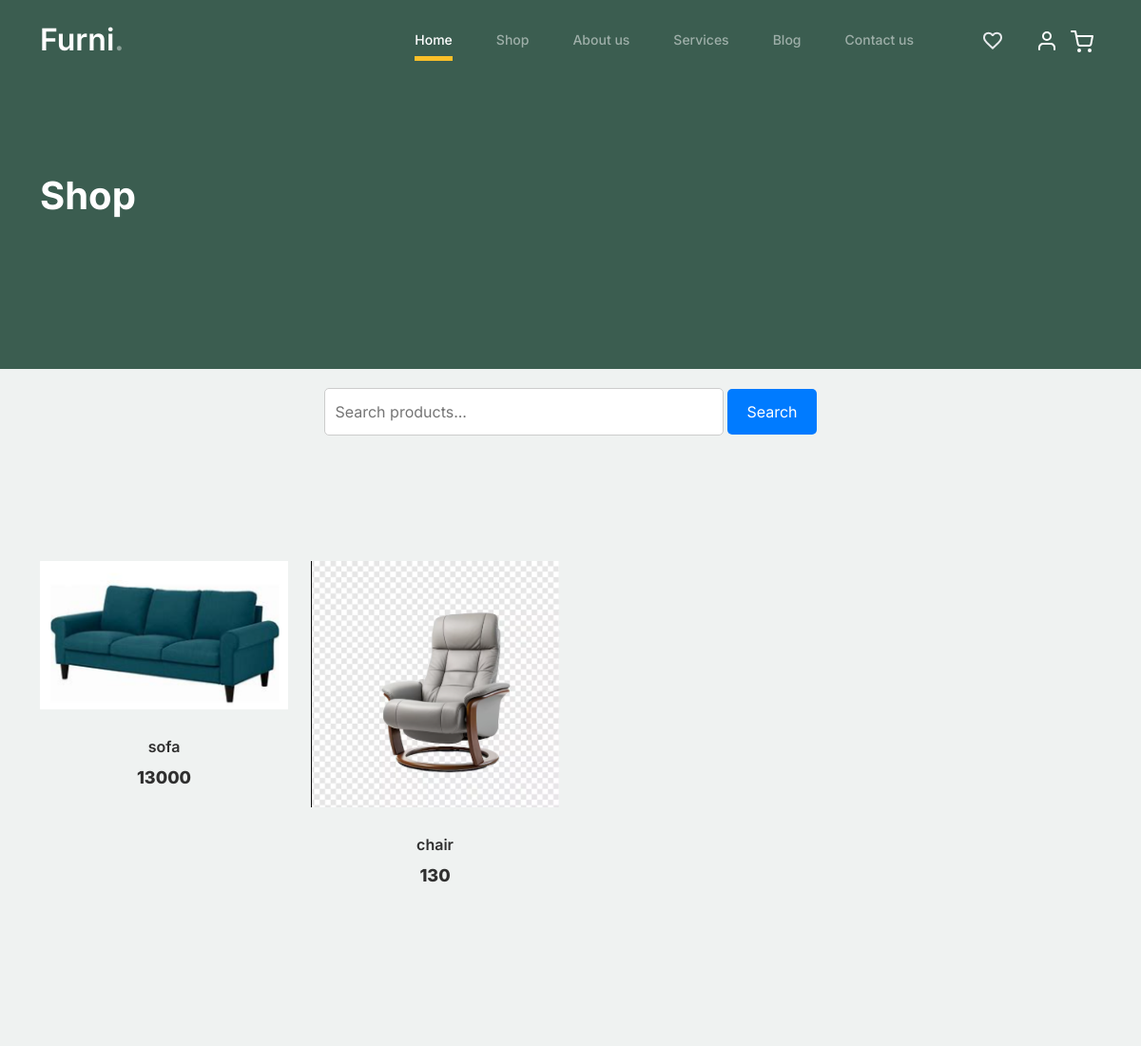
The page /shop (upper part) on the database as committed earlier.
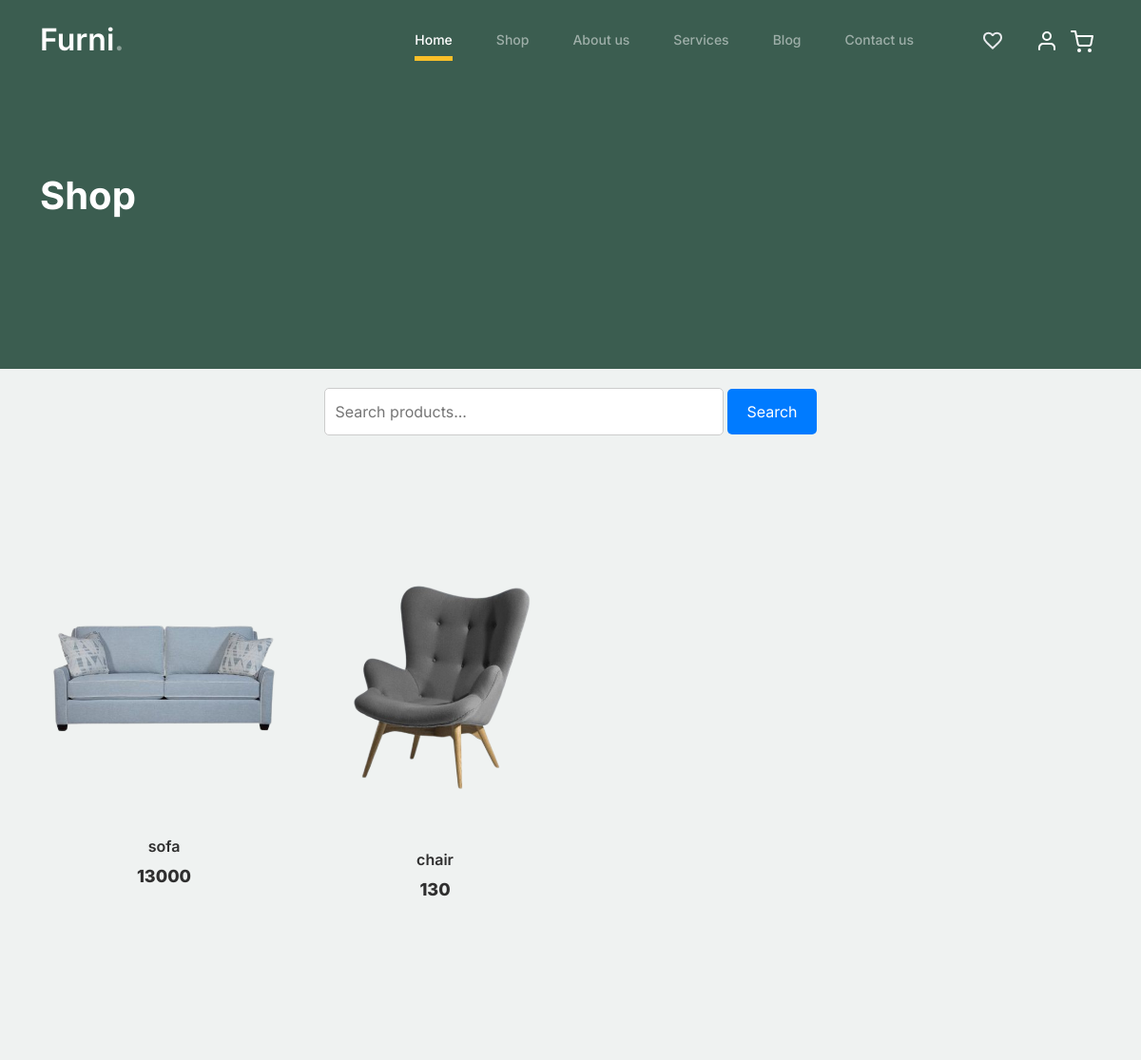
The same page on the database as committed later.
### ekart/models.py (models this page shows, shortened)
class products(models.Model):
    name = models.CharField(max_length=255)
    image = models.ImageField(upload_to='products')
    price = models.IntegerField()
    category = models.CharField(max_length=255)
    desc = models.TextField()
    specification = models.TextField()

### ekart/views.py (the view)
# urls.py: path('shop', views.shop, name='shop'),
def shop(request):
    product_list = products.objects.all()
    return render(request, 'shop.html', {"product": product_list})

### template/shop.html (shortened to what this page needs)
{% extends "base.html" %}
{% load static %}
{% block mainblock %}
		<div class="hero">
			<div class="container">
				<div class="row justify-content-between">
					<div class="col-lg-5">
						<div class="intro-excerpt">
							<h1>Shop</h1>
						</div>
					</div>
					<div class="col-lg-7">
					</div>
				</div>
			</div>
		</div>
		<div style="text-align: center; margin: 20px 0;">
			<form method="POST" action="/search-product" style="display: inline-block; width: 50%;">
				<input type="text" required name="search-bar" id="searchBar" placeholder="Search products..." style="width: 70%; padding: 10px; font-size: 16px; border: 1px solid #ccc; border-radius: 5px;">
				<button type="submit" style="padding: 10px 20px; font-size: 16px; background-color: #007bff; color: white; border: none; border-radius: 5px; cursor: pointer;">Search</button>
			</form>
		</div>
	<div class="untree_co-section product-section before-footer-section">
		<div class="container">
			  <div class="row">
				{% for item in product %}
				<div class="col-12 col-md-4 col-lg-3 mb-5">
					<a class="product-item" href="/product/{{item.id}}">
						<img src="{{item.image.url}}" class="img-fluid product-thumbnail">
						<h3 class="product-title">{{item.name}}</h3>
						<strong class="product-price">{{item.price}}</strong>
					</a>
				</div>
				{% endfor %}
			  </div>
		</div>
	</div>
{% endblock mainblock %}

Rows that differ between the two databases and show on the page:
changed products "sofa": image: a different picture
changed products "chair": image: a different picture
